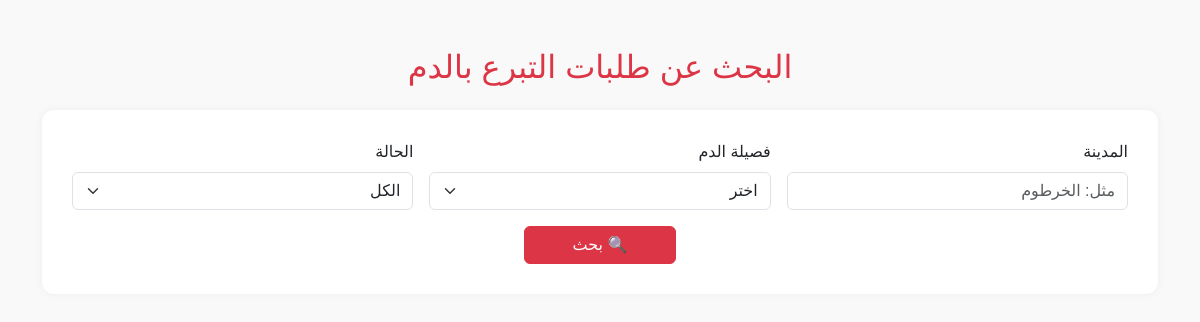
Page /search_request.php on the earlier database version.
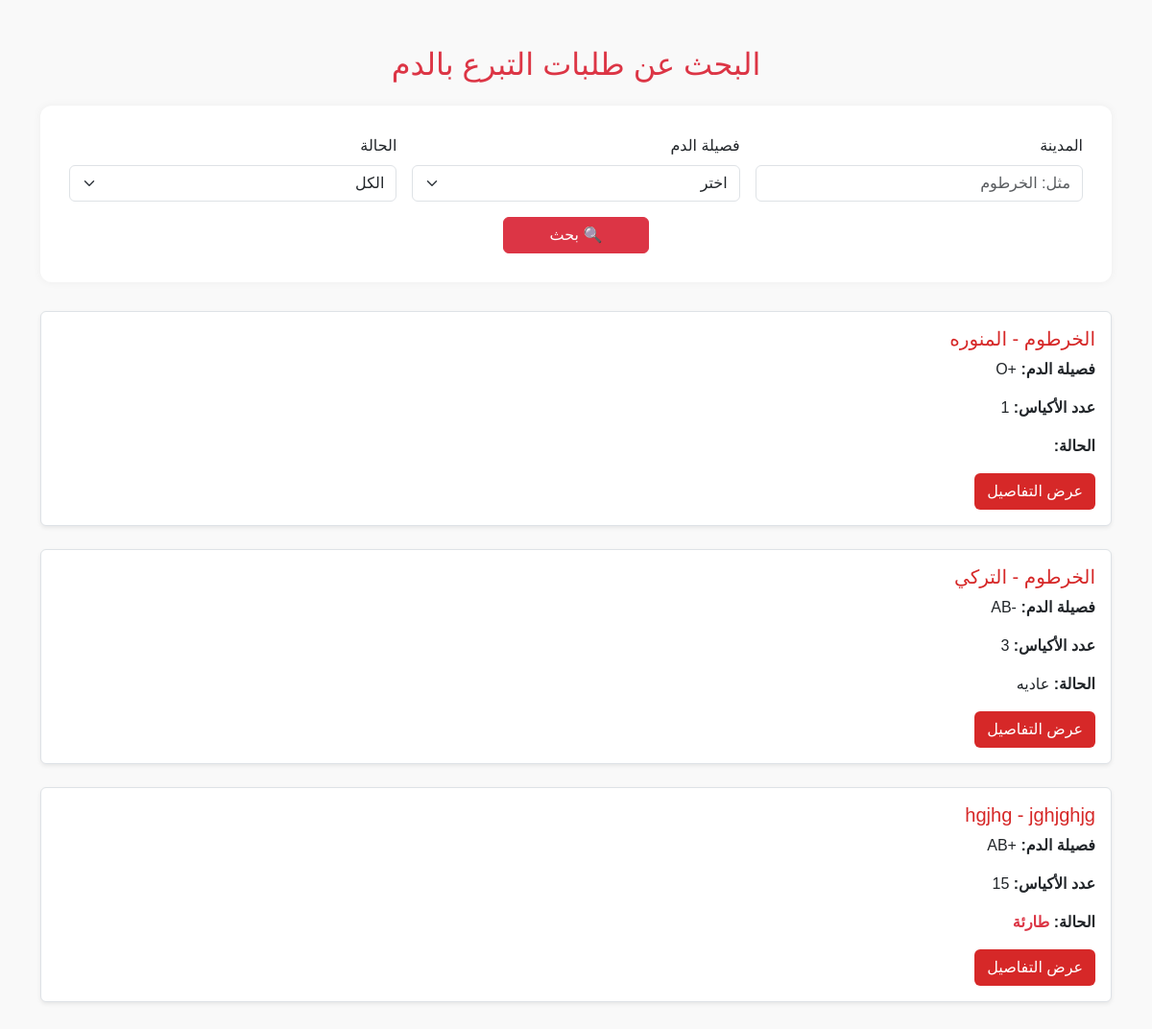
Same page on the later database version.
### tables this page shows
CREATE TABLE IF NOT EXISTS `blood_requests` (
  `id` int NOT NULL AUTO_INCREMENT,
  `hospital_name` varchar(100) DEFAULT NULL,
  `city` varchar(100) DEFAULT NULL,
  `blood_type` varchar(5) DEFAULT NULL,
  `bags` int DEFAULT NULL,
  `contact_number` varchar(15) DEFAULT NULL,
  `notes` text,
  `urgency` varchar(255) NOT NULL,
  `request_date` timestamp NULL DEFAULT CURRENT_TIMESTAMP,
  PRIMARY KEY (`id`)
);

### search_request.php (the view, shortened to what this page needs)
<?php
require_once '../../Core/db.php';
$city = $_GET['city'] ?? '';
$query = "SELECT * FROM blood_requests WHERE 1=1";
$stmt = $conn->prepare($query);
$stmt->execute();
$result = $stmt->get_result();
?>
<!DOCTYPE html>
<html lang="ar" dir="rtl">
    <head>
        <link href="https://cdn.jsdelivr.net/npm/bootstrap@5.3.0/dist/css/bootstrap.rtl.min.css" rel="stylesheet">
        <link rel="stylesheet" href="../../Static/css/search_request.css">
    </head>
    <body>
        <div class="container py-5">
            <h2 class="mb-4 text-center text-danger">البحث عن طلبات التبرع بالدم</h2>
            <div class="search-box">
                <form method="GET">
                    <div class="row g-3">
                        <div class="col-md-4">
                            <label class="form-label">المدينة</label>
                            <input type="text" name="city" class="form-control" value="<?= htmlspecialchars($city) ?>"
                                placeholder="مثل: الخرطوم">
                        </div>
                        <div class="col-md-4">
                            <label class="form-label">فصيلة الدم</label>
                            <select name="blood_type" class="form-select">
                                <option value="">اختر</option>
                            </select>
                        </div>
                        <div class="col-md-4">
                            <label class="form-label">الحالة</label>
                            <select name="status" class="form-select">
                                <option value="">الكل</option>
                            </select>
                        </div>
                        <div class="col-12 text-center mt-3">
                            <button type="submit" class="btn btn-danger px-5">🔍 بحث</button>
                        </div>
                    </div>
                </form>
            </div>
            <?php while ($row = $result->fetch_assoc()): ?>
            <div class="result-card mt-4 p-3 border rounded shadow-sm">
                <h5><?= htmlspecialchars($row['city']) ?> - <?= htmlspecialchars($row['hospital_name']) ?></h5>
                <p><strong>فصيلة الدم:</strong> <?= htmlspecialchars($row['blood_type']) ?></p>
                <p><strong>عدد الأكياس:</strong> <?= htmlspecialchars($row['bags']) ?></p>
                <p><strong>الحالة:</strong>
                    <span class="<?= $row['urgency'] === 'طارئة' ? 'text-danger fw-bold' : '' ?>">
                        <?= htmlspecialchars($row['urgency']) ?>
                    </span>
                </p>
                <a href="details_request.php?id=<?= $row['id'] ?>" class="btn btn-details">عرض التفاصيل</a>
            </div>
            <?php endwhile; ?>
        </div>
    </body>
</html>

Differences in the rows shown:
added blood_requests: city "الخرطوم", hospital_name "المنوره", blood_type "+O", bags "1"
added blood_requests: city "الخرطوم", hospital_name "التركي", blood_type "-AB", bags "3", urgency "عاديه"
added blood_requests: city "hgjhg", hospital_name "jghjghjg", blood_type "+AB", bags "15", urgency "طارئة"
